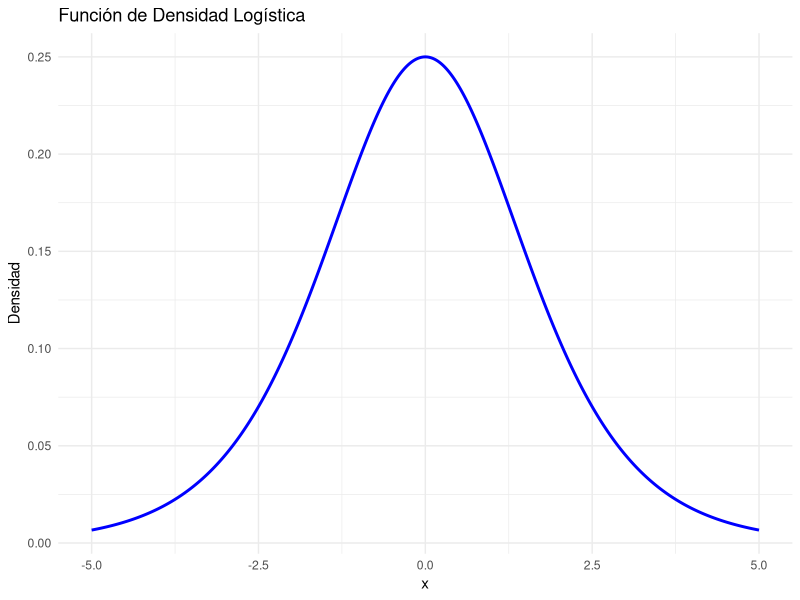

Reproduce this figure in R.
## ---- chunk 1


## ---- chunk 2
# Instalar y cargar la librería ggplot2 si no está instalada
# install.packages("ggplot2")
library(ggplot2)

# Generar valores x para la función de densidad logística
x <- seq(-5, 5, length.out = 1000)  # Valores de -5 a 5

# Calcular los valores de la función de densidad logística
densidad_logistica <- dlogis(x, location = 0, scale = 1)  # Parámetros de ubicación y escala

# Crear un data frame con los valores de x y la función de densidad
data <- data.frame(x = x, densidad = densidad_logistica)

# Crear el gráfico de la función de densidad logística
ggplot(data, aes(x = x, y = densidad)) +
  geom_line(color = "blue", size = 1) +
  labs(title = "Función de Densidad Logística",
       x = "x",
       y = "Densidad") +
  theme_minimal()
